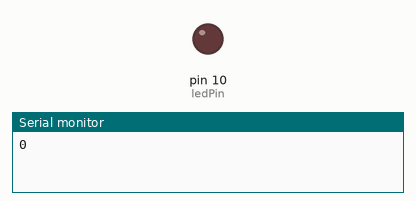
Recording of a sketch running on a simulated Arduino Uno, built with avr-gcc and run on an emulated ATmega328P. Shown: output pins drawn as LEDs (lit = HIGH), the last lines printed to the serial monitor.

Above: at 0.05 s.
At 0.75 s:
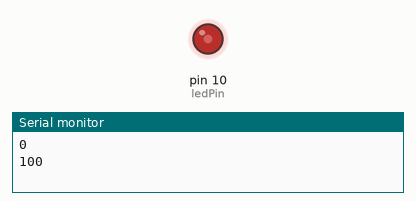
At 1.5 s:
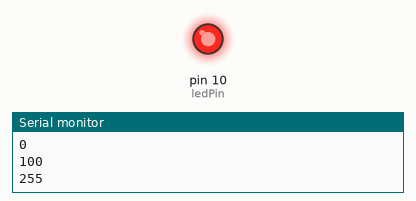
Timing chart, 0 to 3.5 s (numbered marks = the images above):
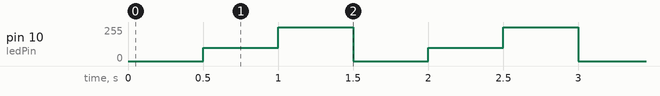

Measured:
- by itself, pin 10 (ledPin): repeats every 1.5 s: 255/255 0.50 s, 0/255 0.50 s, 100/255 0.50 s

The sketch:

sketch.ino
```cpp
int ledPin = 10;
int wait = 500;
int low  = 0;
int dim = 100;
int bright = 255;

void setup() {
  // put your setup code here, to run once:
  pinMode(ledPin, OUTPUT);
  Serial.begin(9600);
}

void loop() {
  // PMW pins
  analogWrite(ledPin, low);
  Serial.println(low);
  delay(wait);
  analogWrite(ledPin, dim);
    Serial.println(dim);
  delay(wait);
  analogWrite(ledPin, bright);
    Serial.println(bright);
  delay(wait);
}
```
